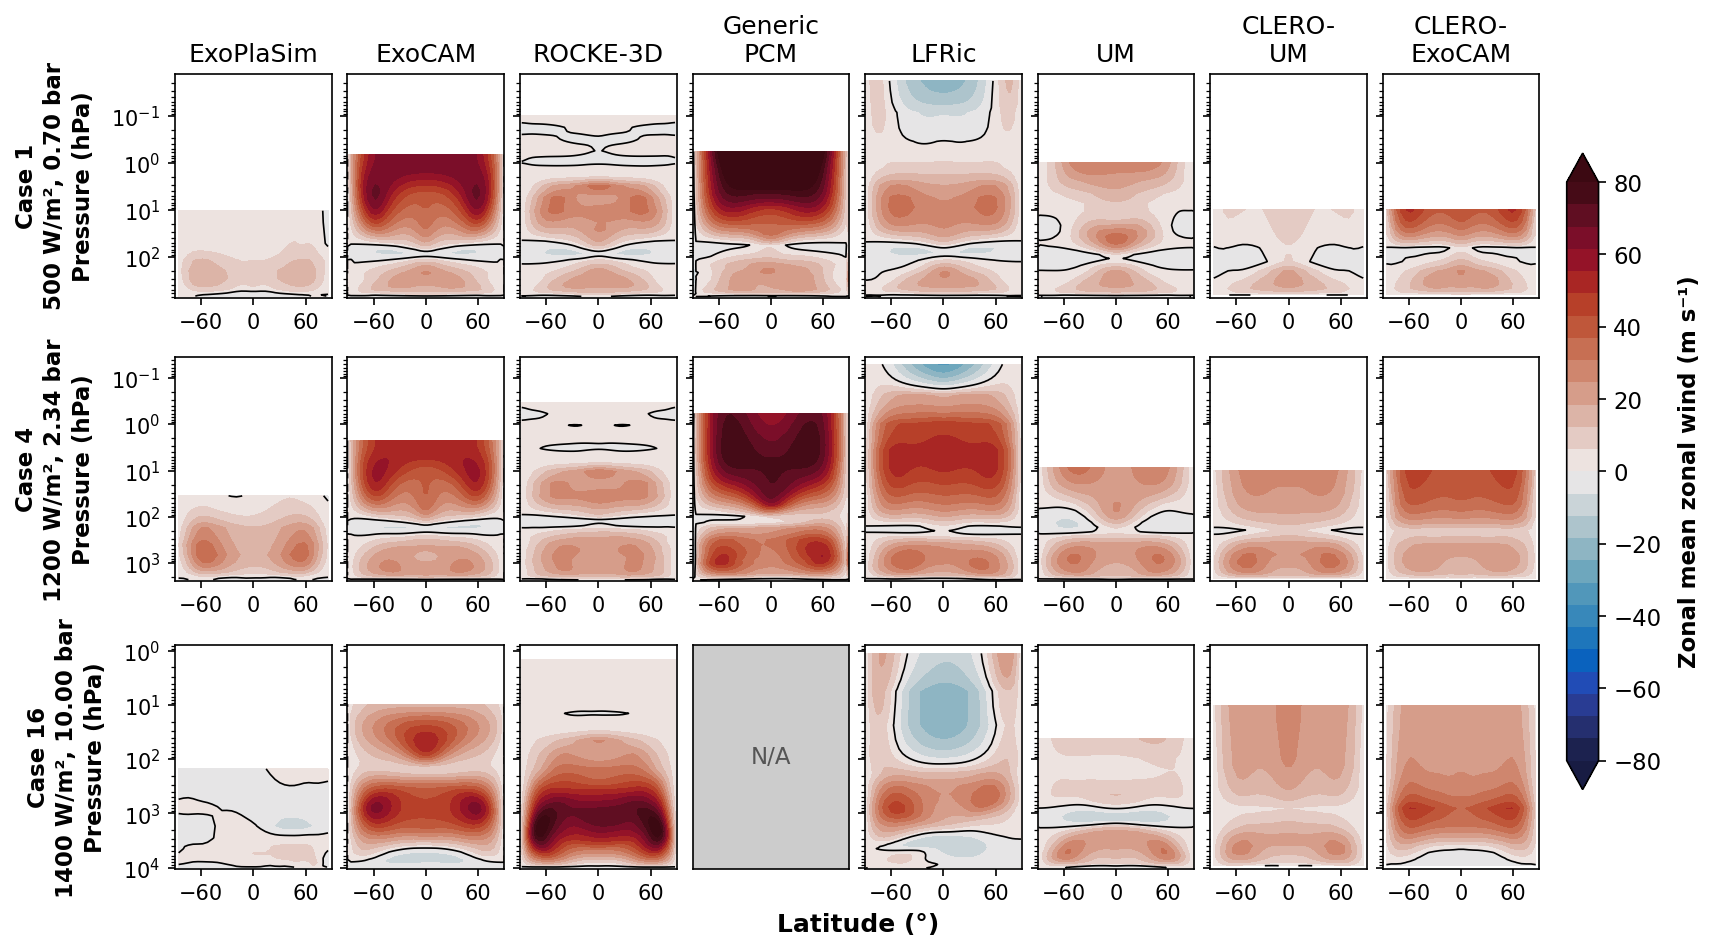

This chart was generated by the following Python code:
#
# Vertical cross sections of zonal-mean zonal wind: Selected Cases
# Layout: 3 rows (Cases 1, 4, 16) x 8 columns (models)
# Black contour at U = 0
#
import warnings
warnings.filterwarnings('ignore', category=DeprecationWarning)

import netCDF4
import numpy as np
import matplotlib.pyplot as plt
import matplotlib.ticker as ticker
import cmocean
import os, sys
sys.path.insert(0, os.path.join(os.path.dirname(os.path.abspath(__file__)), '..', 'allcases'))
import um_clero as uc

# Axis labels in bold, and set a little clear of the tick labels
plt.rcParams['axes.labelweight'] = 'bold'
plt.rcParams['axes.labelpad'] = 8


def area_mean(arr2d, lat):
    """Area-weighted mean of a (lat,) or (nlev, lat) array over the lat axis."""
    cos_lat = np.cos(np.radians(lat))
    w = cos_lat / cos_lat.sum()
    return (arr2d * w).sum(axis=-1)


# ── ExoCAM ───────────────────────────────────────────────────────────
_d = '/models/data/samosa/exocam'

def read_exocam_wind(case):
    with netCDF4.Dataset(f'{_d}/samosa{case}.cam.h0.avg.nc') as ds:
        U    = np.squeeze(np.array(ds.variables['U']))   # (lev, lat, lon)
        PS   = np.squeeze(np.array(ds.variables['PS']))  # Pa (lat, lon)
        hyam = np.array(ds.variables['hyam'])
        hybm = np.array(ds.variables['hybm'])
        P0   = float(ds.variables['P0'][:])
        lat  = np.array(ds.variables['lat'])
    U_bar   = U.mean(axis=-1)                            # (lev, lat)
    PS_area = area_mean(PS.mean(axis=-1), lat)           # scalar Pa
    lev_hPa = (hyam * P0 + hybm * PS_area) / 100.0      # (lev,) hPa
    return U_bar, lev_hPa, lat


# ── ExoPlaSim ────────────────────────────────────────────────────────
_d_plasim = '/models/data/samosa/exoplasim/full_t21_synchronous__3000teff_15day'
_plasim_files = [
    f'{_d_plasim}/t21_synchronous_0.70pn2_flux500_400.0co2_3000teff_15day.nc',
    f'{_d_plasim}/t21_synchronous_2.34pn2_flux1200_400.0co2_3000teff_15day.nc',
    f'{_d_plasim}/t21_synchronous_10.00pn2_flux1400_400.0co2_3000teff_15day.nc',
]

def read_plasim_wind(path):
    with netCDF4.Dataset(path) as ds:
        ua    = np.average(np.array(ds.variables['ua']), axis=0)  # (lev, lat, lon)
        ps    = np.average(np.array(ds.variables['ps']), axis=0)  # (lat, lon) hPa
        lat   = np.array(ds.variables['lat'])
        sigma = np.array(ds.variables['lev'])
    U_bar   = ua.mean(axis=-1)               # (lev, lat)
    ps_area = area_mean(ps.mean(axis=-1), lat)
    lev_hPa = sigma * ps_area               # (lev,) hPa
    return U_bar, lev_hPa, lat


# ── ROCKE-3D ─────────────────────────────────────────────────────────
_d_r3d = '/models/data/samosa/rocke3d'

def read_r3d_wind(case):
    with netCDF4.Dataset(f'{_d_r3d}/rocke_{case:02d}q.nc') as ds:
        ub  = np.ma.filled(ds.variables['ub'][:], np.nan).astype(float)  # (plm, lat2, lon2)
        lat = np.array(ds.variables['lat2'])
        plm = np.array(ds.variables['plm'])   # hPa, surface→TOA
    U_bar = np.nanmean(ub, axis=-1)           # (plm, lat2)
    return U_bar, plm, lat


# ── Generic PCM ──────────────────────────────────────────────────────
_d_pcm = '/models/data/samosa/genericpcm/OHT_off'

def read_pcm_wind(case):
    path = f'{_d_pcm}/case-{case}/SAMOSA_output_file_Generic_PCM_case-{case}_OHT_off.nc'
    with netCDF4.Dataset(path) as ds:
        u = ds.variables['u_wind_speed'][:].data         # (alt, lat, lon)
        T = ds.variables['atmospheric_temperature'][:].data
        P = ds.variables['atmospheric_pressure'][:].data  # Pa (alt, lat, lon)
        lat = np.array(ds.variables['latitude'])
    valid   = np.isfinite(T).all(axis=(1, 2))
    u, P    = u[valid], P[valid]
    U_bar   = u.mean(axis=-1)                            # (alt_valid, lat)
    P_area  = area_mean(P.mean(axis=-1), lat) / 100.0   # (alt_valid,) hPa
    return U_bar, P_area, lat


# ── LFRic ────────────────────────────────────────────────────────────
_d_lfric = '/models/data/samosa/lfric'

def read_lfric_wind(fname):
    with netCDF4.Dataset(fname) as ds:
        u      = np.array(ds.variables['u_in_w3'])           # (half_levels=41, lat, lon)
        P_full = np.array(ds.variables['pressure_in_wth'])   # (full_levels=42, lat, lon) Pa
        lat    = np.array(ds.variables['lat'])
    P_half = 0.5 * (P_full[:-1] + P_full[1:])               # (41, lat, lon)
    U_bar  = u.mean(axis=-1)                                 # (41, lat)
    P_area = area_mean(P_half.mean(axis=-1), lat) / 100.0   # (41,) hPa
    return U_bar, P_area, lat


# ── Load data ────────────────────────────────────────────────────────
exocam_data = [read_exocam_wind(c) for c in [1, 4, 16]]
plasim_data = [read_plasim_wind(f) for f in _plasim_files]
r3d_data    = [read_r3d_wind(c)   for c in [1, 4, 16]]
# Case 16 is not converged in the Generic PCM (see SAMOSA_summary.pdf) and is omitted
pcm_data    = [read_pcm_wind(1), read_pcm_wind(4), None]
_lf1        = read_lfric_wind(f'{_d_lfric}/lfric_samosa_case01.nc')
_lf4        = read_lfric_wind(f'{_d_lfric}/lfric_samosa_case04.nc')
_lf16       = read_lfric_wind(f'{_d_lfric}/lfric_samosa_case16.nc')
lfric_data  = [_lf1, _lf4, _lf16]

# panels[col][row] = (U_bar, P_hPa, lat) or None
panels = [
    plasim_data,   # ExoPlaSim
    exocam_data,   # ExoCAM
    r3d_data,      # ROCKE-3D
    pcm_data,      # Generic PCM
    lfric_data,    # LFRic
    [uc.um_uwind(c) for c in (1, 4, 16)],                    # UM
    [uc.clero_uwind('UM', c) for c in (1, 4, 16)],           # CLERO-UM
    [uc.clero_uwind('ExoCAM', c) for c in (1, 4, 16)],       # CLERO-ExoCAM
]

# Eight columns leave each panel too narrow for the longer names on one line
col_titles  = ['ExoPlaSim', 'ExoCAM', 'ROCKE-3D', 'Generic\nPCM', 'LFRic', 'UM', 'CLERO-\nUM', 'CLERO-\nExoCAM']
# Each row's case goes into its pressure label, which a separate label beside
# it would collide with at eight columns
case_labels = ['Case 1\n500 W/m², 0.70 bar',
               'Case 4\n1200 W/m², 2.34 bar',
               'Case 16\n1400 W/m², 10.00 bar']

# ── Per-row pressure limits ──────────────────────────────────────────
row_Pmax, row_Pmin = [], []
for row in range(3):
    pvals = [col[row][1] for col in panels if col[row] is not None]
    row_Pmax.append(max(p.max() for p in pvals) * 1.05)
    row_Pmin.append(min(p.min() for p in pvals) * 0.7)

# ── Figure ────────────────────────────────────────────────────────────
UMIN, UMAX = -80.0, 80.0
levels     = np.linspace(UMIN, UMAX, 27)
cm         = cmocean.cm.balance

TITLE_FS = 12
LABEL_FS = 11
TICK_FS  = 10
NA_FS    = 11
CB_FS    = 11

def lat_fmt(x, _):
    return f'{int(x)}'.replace('-', '\u2212')

fig = plt.figure(layout='constrained', figsize=(11.3, 6.2))
fig.get_layout_engine().set(w_pad=2/72, h_pad=2/72, wspace=0.04, hspace=0.08)
ax_array = fig.subplots(3, len(panels), squeeze=False)

im = None
for col, (col_panels, title) in enumerate(zip(panels, col_titles)):
    for row, panel in enumerate(col_panels):
        ax = ax_array[row, col]
        if panel is None:
            ax.set_facecolor('#cccccc')
            ax.text(0.5, 0.5, 'N/A', transform=ax.transAxes,
                    ha='center', va='center', fontsize=NA_FS, color='#555555')
            ax.set_xticks([])
            ax.set_yticks([])
        else:
            U_bar, P_hPa, lat = panel
            im = ax.contourf(lat, P_hPa, U_bar, cmap=cm,
                             vmin=UMIN, vmax=UMAX, levels=levels, extend='both')
            ax.contour(lat, P_hPa, U_bar, levels=[0.0],
                       colors='k', linewidths=0.8)
            ax.set_yscale('log')
            ax.set_ylim(row_Pmax[row], row_Pmin[row])
            ax.set_xlim(-90, 90)
            ax.set_xticks([-60, 0, 60])
            ax.xaxis.set_major_formatter(ticker.FuncFormatter(lat_fmt))
            ax.yaxis.set_major_locator(ticker.LogLocator(base=10, numticks=8))
            ax.yaxis.set_major_formatter(ticker.LogFormatterMathtext(base=10, labelOnlyBase=True))
            ax.yaxis.set_minor_formatter(ticker.NullFormatter())
            ax.tick_params(axis='both', labelsize=TICK_FS)
            if col > 0:
                ax.set_yticklabels([])

        if row == 0:
            ax.set_title(title, fontsize=TITLE_FS)
        if col == 0:
            ax.set_ylabel(f'{case_labels[row]}\nPressure (hPa)', fontsize=LABEL_FS, linespacing=1.3)

fig.supxlabel('Latitude (°)', fontsize=LABEL_FS + 1, fontweight='bold')

cb = fig.colorbar(im, ax=ax_array, extend='both',
                  ticks=np.arange(-80, 81, 20),
                  orientation='vertical', shrink=0.8, pad=0.02)
cb.ax.tick_params(labelsize=CB_FS)
cb.set_label('Zonal mean zonal wind (m s⁻¹)', fontsize=CB_FS)

fig.savefig('fig_uwind_select.png', bbox_inches='tight', dpi=150)
fig.savefig('fig_uwind_select.eps', bbox_inches='tight')
